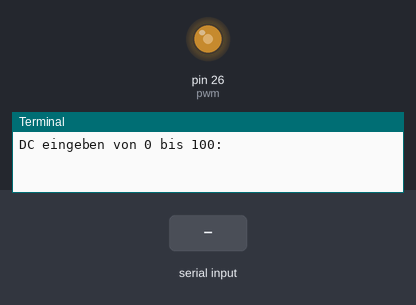
Recording of a program running on a simulated Raspberry Pi (header pin numbers). Shown: output pins drawn as LEDs (lit = HIGH), the last lines printed to the terminal. The test bench sets the inputs (shaded band).

Above: at 1.2 s.
1.3 s: "5" typed at the terminal, then Enter
At 1.6 s:
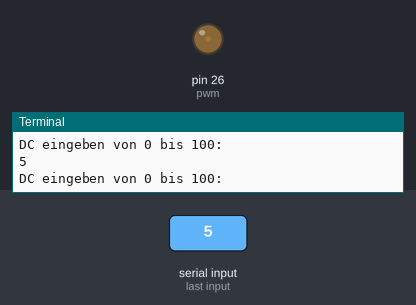
2.8 s: "90" typed at the terminal, then Enter
At 4.0 s:
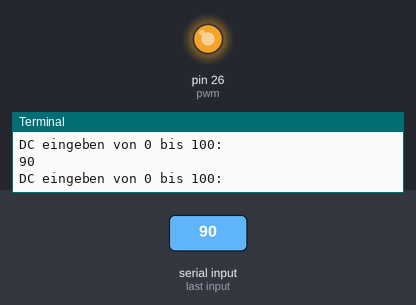
4.3 s: "0" typed at the terminal, then Enter
At 5.1 s:
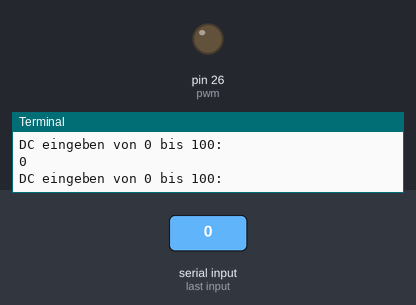
Timing chart, 0 to 7.3 s (numbered marks = the images above; inputs shaded):
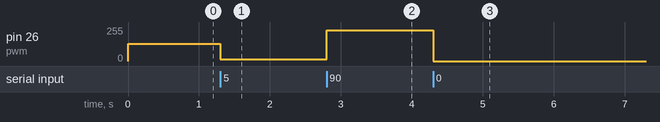

Measured:
- after the input at 1.3 s, pin 26 (pwm): 128/255 → 13/255 at once
- after the input at 2.8 s, pin 26 (pwm): 13/255 → 230/255 at once
- after the input at 4.3 s, pin 26 (pwm): 230/255 → 0/255 at once

The program:

led-dimmen.py
```python
#!/usr/bin/python3
# -*- coding: utf-8 -*-
from time import sleep
import RPi.GPIO as GPIO

# Physikalische Bezeichnung der Pins nutzen
GPIO.setmode(GPIO.BOARD)

GPIO.setup(26,GPIO.OUT)

# PWM-Instanz erstellen fur Pin 26 mit Frequenz 100 Hz
pwm=GPIO.PWM(26,100)

# PWM starten mit Duty Cyle von 50 Prozent
pwm.start(50)

# Manuelle Eingabe des Duty Cycle in Dauerschleife
while True:
    dc= input ("DC eingeben von 0 bis 100: ")
    pwm.ChangeDutyCycle(int(dc))


GPIO.cleanup
```
